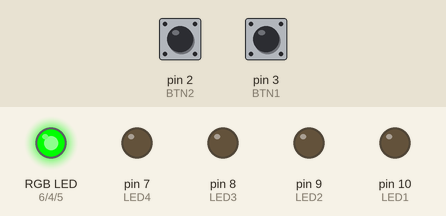
Simulated run of this program. Board: Arduino Uno, built with avr-gcc and run on an emulated ATmega328P. On the bench: an RGB LED mixed from three pins (HIGH = lit), output pins drawn as LEDs (lit = HIGH). Dashed ring = blinking. Inputs (shaded band) come from the test bench; at power-on: pin 3 (BTN1) HIGH, pin 2 (BTN2) HIGH.

Above: at 1.2 s.
1.3 s: pin 3 (BTN1) pulled LOW for 0.15 s
At 1.5 s:
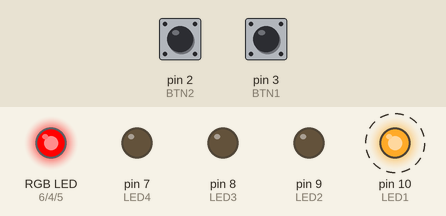
4.3 s: pin 2 (BTN2) pulled LOW for 3.2 s
At 6.32 s:
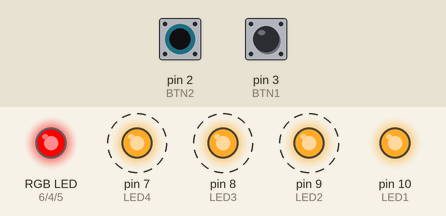
9.0 s: pin 3 (BTN1) pulled LOW for 1 s
At 9.6 s:
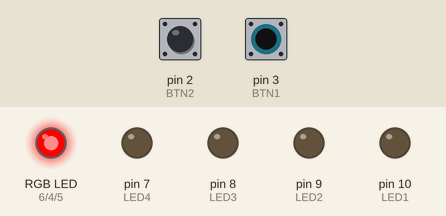
Timing chart, 0 to 21.5 s (numbered marks = the images above; inputs shaded):
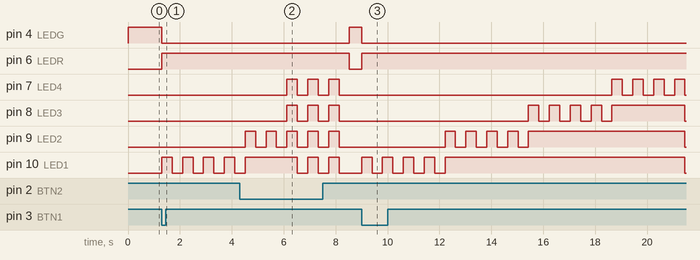

Measured:
- after the input at 1.3 s, pin 4 (LEDG): HIGH → LOW at once; pin 6 (LEDR): LOW → HIGH at once; pin 10 (LED1): alternates HIGH for 0.40 s and LOW for 0.40 s, starting at once
- after the input at 4.3 s, pin 4 (LEDG): LOW → HIGH after 4.2 s; pin 6 (LEDR): HIGH → LOW after 4.2 s; pin 7 (LED4): alternates HIGH for 0.40 s and LOW for 0.40 s, 6 changes in all, then stays LOW, starting after 1.8 s
- after the input at 9.0 s, pin 4 (LEDG): HIGH → LOW at once; pin 6 (LEDR): LOW → HIGH at once
- by itself, pin 8 (LED3): alternates HIGH for 0.40 s and LOW for 0.40 s, 6 changes in all, then stays LOW
- by itself, pin 9 (LED2): alternates HIGH for 0.40 s and LOW for 0.40 s, 10 changes in all, then stays LOW

The program:

main.cpp
```cpp
#include <Arduino.h>

//Definuri pinilor de la leduri si butoane
#define LED1 10
#define LED2 9
#define LED3 8
#define LED4 7
#define LEDR 6
#define LEDB 5
#define LEDG 4
#define BTN1 3
#define BTN2 2


unsigned int liber=0; // variabila ce reperzint starea statiei(daca este libiera sau nu)
unsigned int ledDelay=400;// variabila cu cate ms sa fie diley-urile din cod
unsigned long startTime=0;// retine cand incepe incarcarea
unsigned long sdBTN2=0;// retine inceputul apasat prelungite pentru btn de off
int lsBTN2=HIGH;// retine ultima stare a butonului pentru debouncing
int stBTN2;// retine starea actuala a butonului

/*
  Functie pentru a reda animatia de end atunci cand se termina incarcarea sau este intrerupta
*/
void animatieEnd() {
  for(int i=0;i<3;i++) {
    digitalWrite(LED1,HIGH);
    digitalWrite(LED2,HIGH);
    digitalWrite(LED3,HIGH);
    digitalWrite(LED4,HIGH);
    _delay_ms(ledDelay);
    digitalWrite(LED1,LOW);
    digitalWrite(LED2,LOW);
    digitalWrite(LED3,LOW);
    digitalWrite(LED4,LOW);
    _delay_ms(ledDelay);
  }
}

void setup() {
  //setare leduri
  pinMode(LED1,OUTPUT);
  pinMode(LED2,OUTPUT);
  pinMode(LED3,OUTPUT);
  pinMode(LED4,OUTPUT);
  pinMode(LEDR,OUTPUT);
  pinMode(LEDB,OUTPUT);
  pinMode(LEDG,OUTPUT);
  //setaare butoane
  pinMode(BTN1,INPUT_PULLUP);
  pinMode(BTN2,INPUT_PULLUP);
}

void loop() {
  if(liber) {// cerificare daca statie este folosita
    // setare ledRGB pentru atunci cand este folosita statia
    digitalWrite(LEDG,LOW);
    digitalWrite(LEDR,HIGH);
    digitalWrite(LEDB,LOW);
    unsigned int curentTime = millis();// citirea timpului curetn
    unsigned int timePast=curentTime-startTime;// calcularea duratei de timp de la inceperea incarcarii

    // if si else pentru a verifica cat la suta e incarcata bateria (25%, 50%, 75%, 100%)
    if(12000 < timePast) {// 100% -- anumatie de terminare
      animatieEnd();
      liber=0;
    }
    else if(9000 < timePast) {// 75% - 3 aprinse so 1 clipeste
      digitalWrite(LED1,HIGH);
      digitalWrite(LED2,HIGH);
      digitalWrite(LED3,HIGH);
      digitalWrite(LED4,HIGH);
      _delay_ms(ledDelay);
      digitalWrite(LED4,LOW);
      _delay_ms(ledDelay);
    }
    else if(6000 < timePast) {// 50% - 2 aprinse so 1 clipeste
      digitalWrite(LED1,HIGH);
      digitalWrite(LED2,HIGH);
      digitalWrite(LED3,HIGH);
      _delay_ms(ledDelay);
      digitalWrite(LED3,LOW);
      _delay_ms(ledDelay);
    }
    else if(3000 < timePast) {// 25% - 1 aprinse so 1 clipeste
      digitalWrite(LED1,HIGH);
      digitalWrite(LED2,HIGH);
      _delay_ms(ledDelay);
      digitalWrite(LED2,LOW);
      _delay_ms(ledDelay);
    }
    else {// 0% - 1 clipeste
      digitalWrite(LED1,HIGH);
      _delay_ms(ledDelay);
      digitalWrite(LED1,LOW);
      _delay_ms(ledDelay);
    }
    /*Cod de debouncing pentru buonul de off folosita in loop*/
    int cBTN2 = digitalRead(BTN2);// memoreaza starea curenta a butonului de off
    if(cBTN2 != lsBTN2){// verificam daca starea butonului s a schimbat pntreu a incepe numerotare
      sdBTN2=millis();
    }
    if((millis()-sdBTN2) >=1000){// verificam daca a trecut o secunda de la inceputul apasarii
      if(cBTN2 != stBTN2) {// daca starea e diferita schimbam starea
        stBTN2 = cBTN2;
        if(!stBTN2) {// se activeaza in butonul daca inca este apasat
          animatieEnd();
          liber=0;
        }
      }
    }
    lsBTN2=cBTN2;// retine ultima stare pentru a fi folosita din nou in loop

  }
  else {
    //setare ledRGB petru atunci cand nu e folosita statia
    digitalWrite(LEDG,HIGH);
    digitalWrite(LEDR,LOW);
    digitalWrite(LEDB,LOW);
    //verificam in caz ca se apasa pentru a incepe incarcarea memoreaza cand incepe si seteaza var. de stare
    if(!digitalRead(BTN1)) {
      startTime = millis();
      liber=1;
    }
  }
}
```
